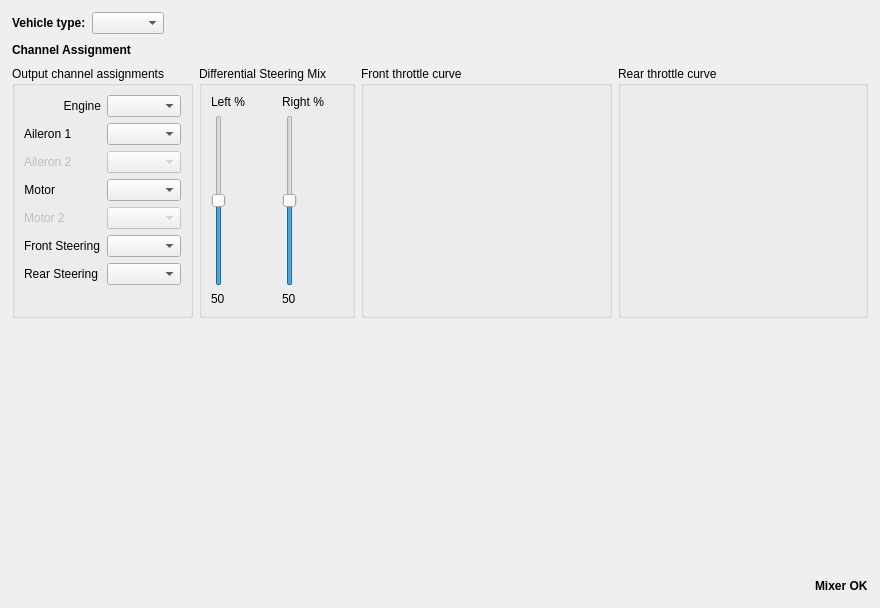
<?xml version="1.0" encoding="UTF-8"?>
<ui version="4.0">
 <class>GroundConfigWidget</class>
 <widget class="QWidget" name="GroundConfigWidget">
  <property name="geometry">
   <rect>
    <x>0</x>
    <y>0</y>
    <width>880</width>
    <height>608</height>
   </rect>
  </property>
  <property name="windowTitle">
   <string>Form</string>
  </property>
  <layout class="QVBoxLayout" name="verticalLayout_10">
   <property name="margin">
    <number>12</number>
   </property>
   <item>
    <layout class="QHBoxLayout" name="horizontalLayout_31">
     <item>
      <widget class="QLabel" name="label_51">
       <property name="sizePolicy">
        <sizepolicy hsizetype="Minimum" vsizetype="Preferred">
         <horstretch>0</horstretch>
         <verstretch>0</verstretch>
        </sizepolicy>
       </property>
       <property name="font">
        <font>
         <weight>75</weight>
         <bold>true</bold>
        </font>
       </property>
       <property name="text">
        <string>Vehicle type:</string>
       </property>
      </widget>
     </item>
     <item>
      <widget class="QComboBox" name="groundVehicleType"/>
     </item>
     <item>
      <spacer name="horizontalSpacer_31">
       <property name="orientation">
        <enum>Qt::Horizontal</enum>
       </property>
       <property name="sizeHint" stdset="0">
        <size>
         <width>40</width>
         <height>20</height>
        </size>
       </property>
      </spacer>
     </item>
    </layout>
   </item>
   <item>
    <layout class="QHBoxLayout" name="horizontalLayout_33">
     <item>
      <widget class="QLabel" name="label_7">
       <property name="font">
        <font>
         <weight>75</weight>
         <bold>true</bold>
        </font>
       </property>
       <property name="text">
        <string>Channel Assignment</string>
       </property>
      </widget>
     </item>
     <item>
      <spacer name="horizontalSpacer_15">
       <property name="orientation">
        <enum>Qt::Horizontal</enum>
       </property>
       <property name="sizeHint" stdset="0">
        <size>
         <width>40</width>
         <height>20</height>
        </size>
       </property>
      </spacer>
     </item>
    </layout>
   </item>
   <item>
    <layout class="QHBoxLayout" name="horizontalLayout_41">
     <item>
      <widget class="QGroupBox" name="groupBox_7">
       <property name="sizePolicy">
        <sizepolicy hsizetype="Preferred" vsizetype="Expanding">
         <horstretch>0</horstretch>
         <verstretch>0</verstretch>
        </sizepolicy>
       </property>
       <property name="minimumSize">
        <size>
         <width>0</width>
         <height>100</height>
        </size>
       </property>
       <property name="title">
        <string>Output channel assignments</string>
       </property>
       <layout class="QFormLayout" name="formLayout_5">
        <item row="0" column="0">
         <widget class="QLabel" name="gvEngineLabel">
          <property name="minimumSize">
           <size>
            <width>77</width>
            <height>0</height>
           </size>
          </property>
          <property name="text">
           <string>Engine</string>
          </property>
          <property name="alignment">
           <set>Qt::AlignRight|Qt::AlignTrailing|Qt::AlignVCenter</set>
          </property>
         </widget>
        </item>
        <item row="0" column="1">
         <widget class="QComboBox" name="gvEngineChannelBox">
          <property name="toolTip">
           <string>Select output channel for the engine</string>
          </property>
         </widget>
        </item>
        <item row="1" column="0">
         <widget class="QLabel" name="gvAileron1Label">
          <property name="minimumSize">
           <size>
            <width>60</width>
            <height>0</height>
           </size>
          </property>
          <property name="text">
           <string>Aileron 1</string>
          </property>
         </widget>
        </item>
        <item row="1" column="1">
         <widget class="QComboBox" name="gvAileron1ChannelBox">
          <property name="toolTip">
           <string>Select output channel for the first aileron (or elevon)</string>
          </property>
         </widget>
        </item>
        <item row="2" column="0">
         <widget class="QLabel" name="gvAileron2Label">
          <property name="enabled">
           <bool>false</bool>
          </property>
          <property name="minimumSize">
           <size>
            <width>60</width>
            <height>0</height>
           </size>
          </property>
          <property name="text">
           <string>Aileron 2</string>
          </property>
         </widget>
        </item>
        <item row="2" column="1">
         <widget class="QComboBox" name="gvAileron2ChannelBox">
          <property name="enabled">
           <bool>false</bool>
          </property>
          <property name="toolTip">
           <string>Select output channel for the second aileron (or elevon)</string>
          </property>
         </widget>
        </item>
        <item row="3" column="0">
         <widget class="QLabel" name="gvMotor1Label">
          <property name="minimumSize">
           <size>
            <width>0</width>
            <height>0</height>
           </size>
          </property>
          <property name="text">
           <string>Motor</string>
          </property>
          <property name="alignment">
           <set>Qt::AlignRight|Qt::AlignTrailing|Qt::AlignVCenter</set>
          </property>
         </widget>
        </item>
        <item row="3" column="1">
         <widget class="QComboBox" name="gvMotor1ChannelBox">
          <property name="toolTip">
           <string>Select output channel for the first motor</string>
          </property>
         </widget>
        </item>
        <item row="4" column="0">
         <widget class="QLabel" name="gvMotor2Label">
          <property name="enabled">
           <bool>false</bool>
          </property>
          <property name="minimumSize">
           <size>
            <width>47</width>
            <height>0</height>
           </size>
          </property>
          <property name="text">
           <string>Motor 2</string>
          </property>
         </widget>
        </item>
        <item row="4" column="1">
         <widget class="QComboBox" name="gvMotor2ChannelBox">
          <property name="enabled">
           <bool>false</bool>
          </property>
          <property name="toolTip">
           <string>Select output channel for a second motor</string>
          </property>
         </widget>
        </item>
        <item row="5" column="0">
         <widget class="QLabel" name="gvSteering1Label">
          <property name="text">
           <string>Front Steering</string>
          </property>
         </widget>
        </item>
        <item row="5" column="1">
         <widget class="QComboBox" name="gvSteering1ChannelBox">
          <property name="toolTip">
           <string>Select output channel for the first steering actuator</string>
          </property>
         </widget>
        </item>
        <item row="6" column="0">
         <widget class="QLabel" name="gvSteering2Label">
          <property name="text">
           <string>Rear Steering</string>
          </property>
         </widget>
        </item>
        <item row="6" column="1">
         <widget class="QComboBox" name="gvSteering2ChannelBox">
          <property name="toolTip">
           <string>Select output channel for a second steering actuator</string>
          </property>
         </widget>
        </item>
       </layout>
      </widget>
     </item>
     <item>
      <widget class="QGroupBox" name="differentialSteeringMixBox">
       <property name="enabled">
        <bool>true</bool>
       </property>
       <property name="sizePolicy">
        <sizepolicy hsizetype="Preferred" vsizetype="Expanding">
         <horstretch>0</horstretch>
         <verstretch>0</verstretch>
        </sizepolicy>
       </property>
       <property name="title">
        <string>Differential Steering Mix</string>
       </property>
       <layout class="QVBoxLayout" name="verticalLayout_33">
        <item>
         <layout class="QHBoxLayout" name="horizontalLayout_30">
          <item>
           <layout class="QVBoxLayout" name="verticalLayout_34">
            <item>
             <widget class="QLabel" name="differentialSteeringLabel1">
              <property name="minimumSize">
               <size>
                <width>65</width>
                <height>0</height>
               </size>
              </property>
              <property name="text">
               <string>Left %</string>
              </property>
             </widget>
            </item>
            <item>
             <widget class="QSlider" name="differentialSteeringSlider1">
              <property name="maximum">
               <number>100</number>
              </property>
              <property name="value">
               <number>50</number>
              </property>
              <property name="orientation">
               <enum>Qt::Vertical</enum>
              </property>
             </widget>
            </item>
            <item>
             <widget class="QLabel" name="gvDiffSteering1Label">
              <property name="text">
               <string>50</string>
              </property>
             </widget>
            </item>
           </layout>
          </item>
          <item>
           <layout class="QVBoxLayout" name="verticalLayout_35">
            <item>
             <widget class="QLabel" name="differentialSteeringLabel2">
              <property name="minimumSize">
               <size>
                <width>50</width>
                <height>0</height>
               </size>
              </property>
              <property name="text">
               <string>Right %</string>
              </property>
             </widget>
            </item>
            <item>
             <widget class="QSlider" name="differentialSteeringSlider2">
              <property name="maximum">
               <number>100</number>
              </property>
              <property name="value">
               <number>50</number>
              </property>
              <property name="orientation">
               <enum>Qt::Vertical</enum>
              </property>
             </widget>
            </item>
            <item>
             <widget class="QLabel" name="gvDiffSteering2Label">
              <property name="text">
               <string>50</string>
              </property>
             </widget>
            </item>
           </layout>
          </item>
         </layout>
        </item>
       </layout>
      </widget>
     </item>
     <item>
      <widget class="QGroupBox" name="gvThrottleCurve1GroupBox">
       <property name="sizePolicy">
        <sizepolicy hsizetype="Preferred" vsizetype="Preferred">
         <horstretch>0</horstretch>
         <verstretch>100</verstretch>
        </sizepolicy>
       </property>
       <property name="title">
        <string>Front throttle curve</string>
       </property>
       <layout class="QVBoxLayout" name="verticalLayout_36">
        <item>
         <widget class="MixerCurve" name="groundVehicleThrottle1" native="true">
          <property name="sizePolicy">
           <sizepolicy hsizetype="MinimumExpanding" vsizetype="MinimumExpanding">
            <horstretch>0</horstretch>
            <verstretch>0</verstretch>
           </sizepolicy>
          </property>
          <property name="minimumSize">
           <size>
            <width>0</width>
            <height>0</height>
           </size>
          </property>
          <property name="maximumSize">
           <size>
            <width>500</width>
            <height>500</height>
           </size>
          </property>
          <property name="sizeIncrement">
           <size>
            <width>10</width>
            <height>10</height>
           </size>
          </property>
          <property name="baseSize">
           <size>
            <width>300</width>
            <height>350</height>
           </size>
          </property>
         </widget>
        </item>
       </layout>
      </widget>
     </item>
     <item>
      <widget class="QGroupBox" name="gvThrottleCurve2GroupBox">
       <property name="sizePolicy">
        <sizepolicy hsizetype="Preferred" vsizetype="Preferred">
         <horstretch>0</horstretch>
         <verstretch>0</verstretch>
        </sizepolicy>
       </property>
       <property name="title">
        <string>Rear throttle curve</string>
       </property>
       <layout class="QVBoxLayout" name="verticalLayout_37">
        <item>
         <widget class="MixerCurve" name="groundVehicleThrottle2" native="true">
          <property name="sizePolicy">
           <sizepolicy hsizetype="MinimumExpanding" vsizetype="MinimumExpanding">
            <horstretch>0</horstretch>
            <verstretch>0</verstretch>
           </sizepolicy>
          </property>
          <property name="minimumSize">
           <size>
            <width>0</width>
            <height>0</height>
           </size>
          </property>
          <property name="maximumSize">
           <size>
            <width>500</width>
            <height>500</height>
           </size>
          </property>
          <property name="sizeIncrement">
           <size>
            <width>10</width>
            <height>10</height>
           </size>
          </property>
          <property name="baseSize">
           <size>
            <width>300</width>
            <height>350</height>
           </size>
          </property>
         </widget>
        </item>
       </layout>
      </widget>
     </item>
    </layout>
   </item>
   <item>
    <spacer name="verticalSpacer_1">
     <property name="orientation">
      <enum>Qt::Vertical</enum>
     </property>
     <property name="sizeHint" stdset="0">
      <size>
       <width>20</width>
       <height>40</height>
      </size>
     </property>
    </spacer>
   </item>
   <item>
    <layout class="QHBoxLayout" name="horizontalLayout_28">
     <item>
      <spacer name="horizontalSpacer_21">
       <property name="orientation">
        <enum>Qt::Horizontal</enum>
       </property>
       <property name="sizeHint" stdset="0">
        <size>
         <width>40</width>
         <height>20</height>
        </size>
       </property>
      </spacer>
     </item>
     <item>
      <widget class="QLabel" name="gvStatusLabel">
       <property name="font">
        <font>
         <weight>75</weight>
         <bold>true</bold>
        </font>
       </property>
       <property name="text">
        <string>Mixer OK</string>
       </property>
      </widget>
     </item>
    </layout>
   </item>
  </layout>
 </widget>
 <customwidgets>
  <customwidget>
   <class>MixerCurve</class>
   <extends>QWidget</extends>
   <header location="global">mixercurve.h</header>
   <container>1</container>
  </customwidget>
 </customwidgets>
 <resources>
  <include location="../coreplugin/core.qrc"/>
 </resources>
 <connections>
  <connection>
   <sender>differentialSteeringSlider1</sender>
   <signal>valueChanged(int)</signal>
   <receiver>gvDiffSteering1Label</receiver>
   <slot>setNum(int)</slot>
   <hints>
    <hint type="sourcelabel">
     <x>124</x>
     <y>126</y>
    </hint>
    <hint type="destinationlabel">
     <x>315</x>
     <y>391</y>
    </hint>
   </hints>
  </connection>
  <connection>
   <sender>differentialSteeringSlider2</sender>
   <signal>valueChanged(int)</signal>
   <receiver>gvDiffSteering2Label</receiver>
   <slot>setNum(int)</slot>
   <hints>
    <hint type="sourcelabel">
     <x>124</x>
     <y>126</y>
    </hint>
    <hint type="destinationlabel">
     <x>390</x>
     <y>391</y>
    </hint>
   </hints>
  </connection>
 </connections>
</ui>
